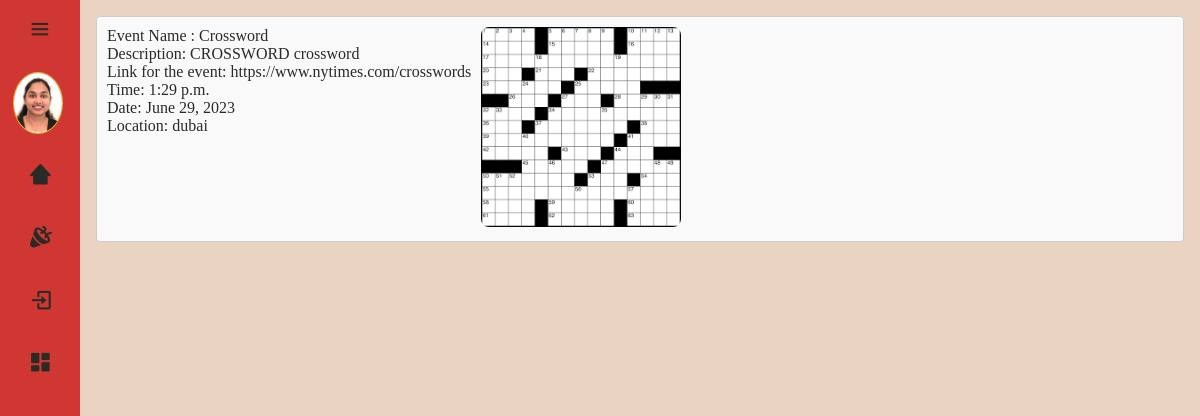
The app's page /details/5 (signed in), older data.
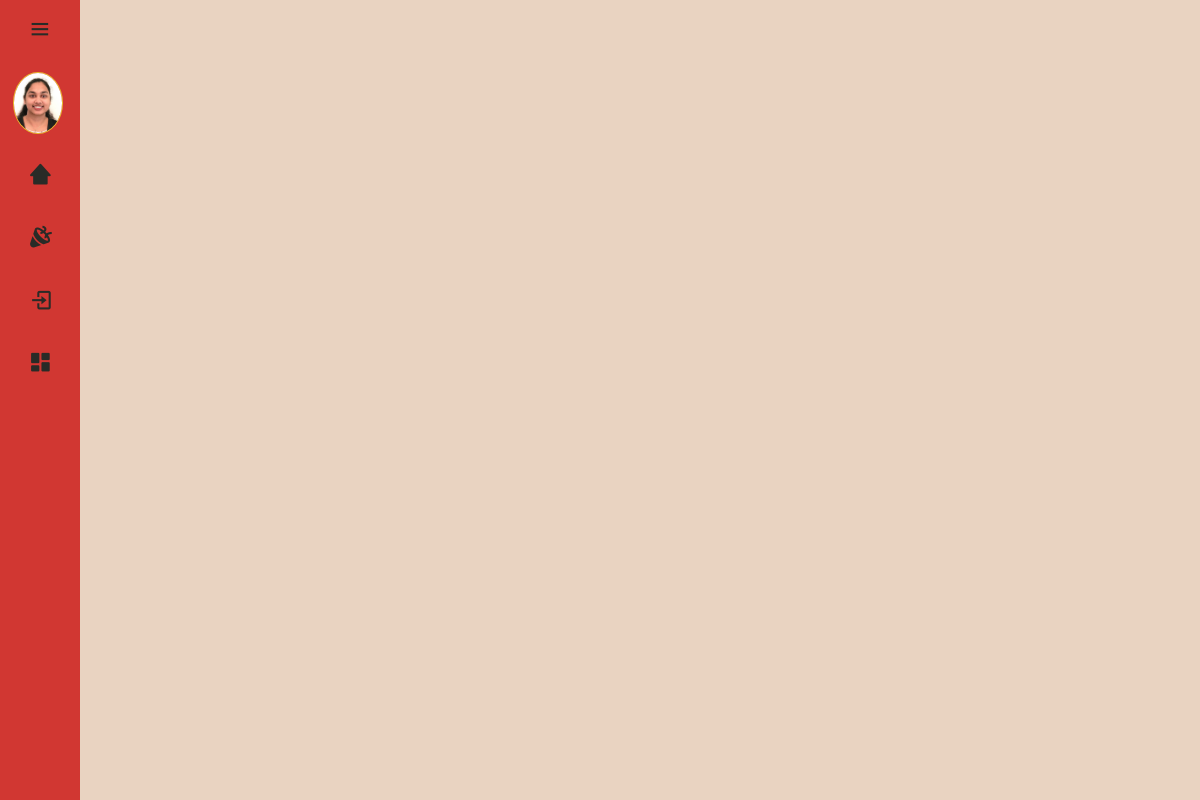
The same page, newer data.
### ems_app/models.py (models this page shows, shortened)
class Event(models.Model):
    event_name = models.CharField(max_length=200)
    event_link = models.URLField(max_length=200)
    event_date = models.DateField(null=True)
    event_time = models.TimeField(null=True)
    event_image = models.ImageField(upload_to='images/')
    event_descp = models.TextField()
    event_location = models.TextField()
    user = models.ForeignKey(User, on_delete=models.CASCADE, default=1)

### ems_app/views.py (the view)
# urls.py: path('details/<int:id>', views.details, name='details'),
def details(request, id):
    event_set = Event.objects.filter(id=id)
    context = {'event_set': event_set}
    return render(request, 'details.html', context)

### ems_app/templates/details.html (shortened to what this page needs)
{% extends 'base.html' %}
{% load static %}
{% block content %}
{% for event in event_set %}
<div class="event">
	<div class ="event-detail-container">
		<div class = "event-details">
			<dd>Event Name : {{ event.event_name }}</dd>
			<dd>Description: {{ event.event_descp }}</dd>
			<dd>Link for the event: {{ event.event_link }}</dd>
			<dd>Time: {{ event.event_time }}</dd>
			<dd>Date: {{ event.event_date }}</dd>
			<dd>Location: {{ event.event_location }}</dd>
		</div>
	</div>
	<div class = "event-image-container">
		<img src="/media/{{ event.event_image }}" alt="Event Image" class="event-image">
	</div>
{% endfor %}
{% endblock %}

### ems_app/templates/base.html (shortened to what this page needs)
{% load static %}
<!DOCTYPE html>
<html lang="en">
<head>
  <link href='https://unpkg.com/boxicons@2.1.4/css/boxicons.min.css' rel='stylesheet'>
  <link rel="stylesheet" href="{% static 'css/style.css' %}">
</head>
<body>
	<div class="sidebar">
		<div class="top">
			<i class = "bx bx-menu bx-sm" id = "btn"></i>
		</div>
		{% if user.is_authenticated %}
			<div class="user">
				{% with profile=user.userprofile %}
					{% if profile.user_pic %}
						<img src="/media/{{ profile.user_pic }}" alt="pp" class="pp">
					{% else %}
						<img src = "{% static 'img/me.png' %}" alt="pp" class = "pp" />
					{% endif %}
				{% endwith %}
				<div>
				</div>
			</div>
		{% endif %}
		<ul>
			<li>
				<a href = "/">
					<i class='bx bxs-home-alt-2 bx-sm'></i>
				</a>
			</li>
			<li>
				<a href = "{% url 'event' %}">
					<i class='bx bxs-party bx-sm'></i>
				</a>
			</li>
			{% if user.is_authenticated %}
				<li>
					<a href = "{% url 'logout' %}">
						<i class='bx bx-log-in bx-sm' ></i>
					</a>
				</li>
				<li>
					<a href = "{% url 'dashboard' %}">
						<i class='bx bxs-dashboard bx-sm'></i>
					</a>
				</li>
			{% endif %}
		</ul>
	</div>
	<div class="main-content">
		<div class="container">
			<main>{% block content %} {% endblock %}</main>
		</div>
	</div>
</body>
</html>

Row changes from the older to the newer data that the page shows:
removed Event: event_name "Crossword", event_descp "CROSSWORD crossword", event_link "https://www.nytimes.com/crosswords", event_time "1:29 p.m.", event_date "June 29, 2023", event_location "dubai", event_image (picture)
